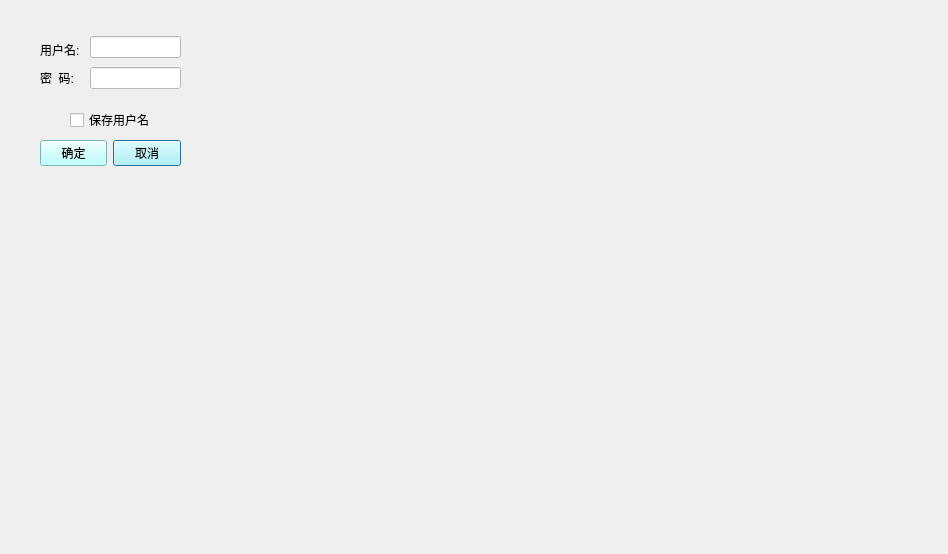
<?xml version="1.0" encoding="UTF-8"?>
<ui version="4.0">
 <class>dlgLogin</class>
 <widget class="QDialog" name="dlgLogin">
  <property name="geometry">
   <rect>
    <x>0</x>
    <y>0</y>
    <width>948</width>
    <height>554</height>
   </rect>
  </property>
  <property name="minimumSize">
   <size>
    <width>6</width>
    <height>0</height>
   </size>
  </property>
  <property name="maximumSize">
   <size>
    <width>1000</width>
    <height>560</height>
   </size>
  </property>
  <property name="acceptDrops">
   <bool>false</bool>
  </property>
  <property name="windowTitle">
   <string>Dialog</string>
  </property>
  <property name="layoutDirection">
   <enum>Qt::RightToLeft</enum>
  </property>
  <widget class="QLabel" name="label">
   <property name="geometry">
    <rect>
     <x>-20</x>
     <y>-20</y>
     <width>1051</width>
     <height>711</height>
    </rect>
   </property>
   <property name="text">
    <string/>
   </property>
   <property name="pixmap">
    <pixmap resource="source.qrc">:/images/robot.jpg</pixmap>
   </property>
  </widget>
  <widget class="QWidget" name="widget" native="true">
   <property name="geometry">
    <rect>
     <x>30</x>
     <y>20</y>
     <width>161</width>
     <height>181</height>
    </rect>
   </property>
   <widget class="QWidget" name="">
    <property name="geometry">
     <rect>
      <x>10</x>
      <y>120</y>
      <width>141</width>
      <height>26</height>
     </rect>
    </property>
    <layout class="QHBoxLayout" name="horizontalLayout">
     <item>
      <widget class="QPushButton" name="btnCanel">
       <property name="layoutDirection">
        <enum>Qt::LeftToRight</enum>
       </property>
       <property name="styleSheet">
        <string notr="true">color: rgb(0, 0, 0);
background-color: rgb(170, 255, 255);</string>
       </property>
       <property name="text">
        <string>取消</string>
       </property>
       <property name="icon">
        <iconset resource="source.qrc">
         <normaloff>:/images/706.bmp</normaloff>:/images/706.bmp</iconset>
       </property>
      </widget>
     </item>
     <item>
      <widget class="QPushButton" name="btnOK">
       <property name="layoutDirection">
        <enum>Qt::LeftToRight</enum>
       </property>
       <property name="styleSheet">
        <string notr="true">color: rgb(0, 0, 0);
background-color: rgb(170, 255, 255);</string>
       </property>
       <property name="text">
        <string>确定</string>
       </property>
       <property name="icon">
        <iconset resource="source.qrc">
         <normaloff>:/images/704.bmp</normaloff>:/images/704.bmp</iconset>
       </property>
      </widget>
     </item>
    </layout>
   </widget>
   <widget class="QWidget" name="">
    <property name="geometry">
     <rect>
      <x>60</x>
      <y>13</y>
      <width>91</width>
      <height>61</height>
     </rect>
    </property>
    <layout class="QVBoxLayout" name="verticalLayout_2">
     <item>
      <widget class="QLineEdit" name="editUser">
       <property name="styleSheet">
        <string notr="true">color: rgb(0, 0, 0);
background-color: rgb(255, 255, 255);</string>
       </property>
      </widget>
     </item>
     <item>
      <widget class="QLineEdit" name="editPSWD">
       <property name="styleSheet">
        <string notr="true">color: rgb(0, 0, 0);
background-color: rgb(255, 255, 255);</string>
       </property>
       <property name="echoMode">
        <enum>QLineEdit::Password</enum>
       </property>
      </widget>
     </item>
    </layout>
   </widget>
   <widget class="QWidget" name="">
    <property name="geometry">
     <rect>
      <x>10</x>
      <y>18</y>
      <width>44</width>
      <height>51</height>
     </rect>
    </property>
    <layout class="QVBoxLayout" name="verticalLayout">
     <item>
      <widget class="QLabel" name="label_2">
       <property name="minimumSize">
        <size>
         <width>0</width>
         <height>20</height>
        </size>
       </property>
       <property name="toolTip">
        <string/>
       </property>
       <property name="styleSheet">
        <string notr="true">color: rgb(0, 0, 0);
</string>
       </property>
       <property name="text">
        <string>用户名:</string>
       </property>
      </widget>
     </item>
     <item>
      <widget class="QLabel" name="label_3">
       <property name="minimumSize">
        <size>
         <width>0</width>
         <height>20</height>
        </size>
       </property>
       <property name="styleSheet">
        <string notr="true">color: rgb(0, 0, 0);
</string>
       </property>
       <property name="text">
        <string>密  码:</string>
       </property>
      </widget>
     </item>
    </layout>
   </widget>
   <widget class="QCheckBox" name="chkBoxSave">
    <property name="geometry">
     <rect>
      <x>40</x>
      <y>90</y>
      <width>91</width>
      <height>20</height>
     </rect>
    </property>
    <property name="minimumSize">
     <size>
      <width>0</width>
      <height>20</height>
     </size>
    </property>
    <property name="layoutDirection">
     <enum>Qt::LeftToRight</enum>
    </property>
    <property name="styleSheet">
     <string notr="true">color: rgb(0, 0, 0);
</string>
    </property>
    <property name="text">
     <string>保存用户名</string>
    </property>
   </widget>
  </widget>
  <zorder>label</zorder>
  <zorder>btnOK</zorder>
  <zorder>editUser</zorder>
  <zorder>label_2</zorder>
  <zorder>editPSWD</zorder>
  <zorder>label_3</zorder>
  <zorder>widget</zorder>
 </widget>
 <resources>
  <include location="source.qrc"/>
 </resources>
 <connections>
  <connection>
   <sender>btnCanel</sender>
   <signal>clicked()</signal>
   <receiver>dlgLogin</receiver>
   <slot>reject()</slot>
   <hints>
    <hint type="sourcelabel">
     <x>399</x>
     <y>189</y>
    </hint>
    <hint type="destinationlabel">
     <x>249</x>
     <y>139</y>
    </hint>
   </hints>
  </connection>
 </connections>
</ui>
